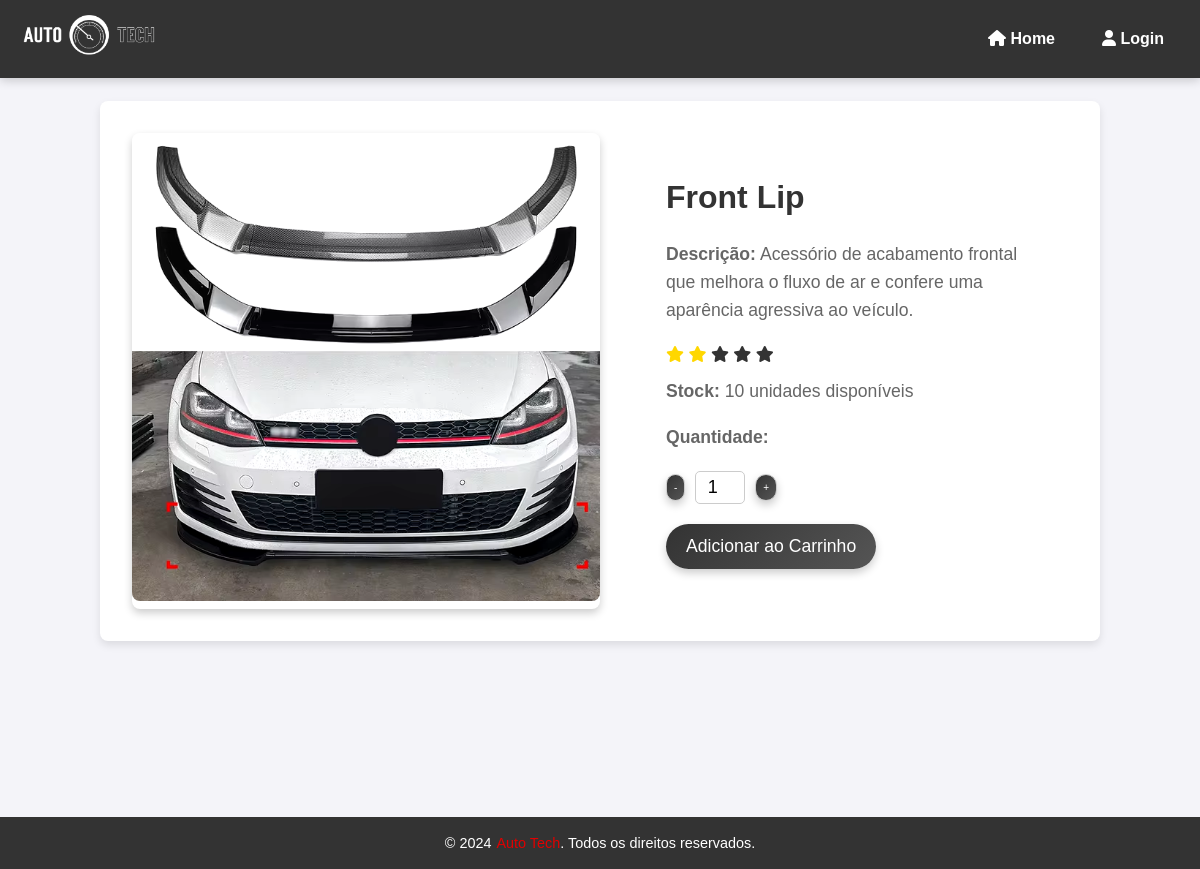
Page /produtos/Front Lip on the committed database.
### main.py (models this page shows)
class Produto(db.Model):
    id = db.Column(db.Integer, primary_key=True)
    nome = db.Column(db.String(64), nullable=False)
    preco = db.Column(db.Float, nullable=False)
    descricao = db.Column(db.String(255))
    stock = db.Column(db.Integer, nullable=False)
    rating = db.Column(db.Integer, nullable=False)

### main.py (the view)
@app.route('/produtos/<string:nome>')
def produto(nome):
    produto_encontrado = Produto.query.filter_by(nome=nome).first()
    if not produto_encontrado:
        return render_template('404.html', name="Produto Não Encontrado"), 404
    return render_template('product-single.html', produto=produto_encontrado, name=nome)

### templates/product-single.html (shortened to what this page needs)
{% extends 'core/base.html' %}
{% block main %}
<main>
    <section class="product-detail">
        <div class="product-image">
            <img src="{{ url_for('static', filename='images/' + produto.nome + '.png') }}" alt="{{ produto.nome }}" class="animated fadeInUp">
        </div>
        <div class="details">
            <h2 class="product-name animated fadeInUp">{{ produto.nome }}</h2>
            <p><strong>Descrição:</strong> {{ produto.descricao }}</p>
            <div class="rating">
                {% for i in range(1, 6) %}
                    <span class="fa fa-star {% if produto['rating'] >= i %}checked{% endif %}"></span>
                {% endfor %}
            </div>
            <p><strong>Stock:</strong> {{ produto.stock }} unidades disponíveis</p>
            <p><strong>Quantidade:</strong></p>
            <div class="quantity-selector">
                <button class="decrease">-</button>
                <input type="number" value="1" min="1" max="{{ produto.stock }}" id="quantity" class="quantity-input">
                <button class="increase">+</button>
            </div>
            <button class="add-to-cart animated fadeInUp">Adicionar ao Carrinho</button>
        </div>
    </section>
</main>
{% endblock %}

### static/css/style.css (style rules this page uses)
* { margin: 0; padding: 0; box-sizing: border-box; }
.checked { color: orange; }
button { background: linear-gradient(135deg, #333, #555); color: #fff; padding: 12px 20px; border: none; border-radius: 25px; cursor: pointer; font-size: 1em; transition: background-color 0.3s ease, transform 0.3s ease, box-shadow 0.3s ease; box-shadow: 0 4px 8px rgba(0, 0, 0, 0.2); }
.animated { animation-duration: 1s; animation-timing-function: ease-out; }
.fadeInUp { animation-name: fadeInUp; }
.product-detail { display: flex; justify-content: flex-start !important; align-items: flex-start; padding: 2em; background-color: #fff; border-radius: 8px; box-shadow: 0 4px 8px rgba(0, 0, 0, 0.1); margin: 2em auto; max-width: 1000px !important; width: 100% !important; position: flex; overflow: hidden; }
.product-image { width: 50%; margin-right: 50px; height: auto; border-radius: 8px; box-shadow: 0 4px 8px rgba(0, 0, 0, 0.2); object-fit: cover; }
.details { padding: 1em; max-width: 500px; text-align: left; z-index: 1; }
.product-name { font-size: 2.5em; margin-bottom: 10px; color: #333; }
.rating { margin: 10px 0; }
.checked { color: #FFD700; }
.add-to-cart { background-color: #28a745; color: white; padding: 12px 25px; border: none; border-radius: 5px; font-size: 18px; cursor: pointer; margin-top: 20px; transition: background-color 0.3s; }
.quantity-selector { display: flex; align-items: center; margin-top: 20px; }
.quantity-selector button { font-size: 10px; background-color: #f1f1f1; border: 1px solid #ccc; padding: 7px; cursor: pointer; }
.quantity-selector input { width: 50px; text-align: center; font-size: 18px; margin: 0 10px; padding: 5px; border: 1px solid #ccc; border-radius: 5px; }
.product-detail { display: flex; justify-content: center; align-items: center; padding: 2em; background-color: #fff; border-radius: 8px; box-shadow: 0 4px 8px rgba(0, 0, 0, 0.1); margin: 2em auto; max-width: 800px; }
.product-image img { max-width: 100%; border-radius: 8px; }
.details { padding: 1em; max-width: 400px; text-align: left; }
.details h2 { font-size: 2em; color: #333; margin-bottom: 0.5em; }
.details p { font-size: 1.1em; color: #666; margin-bottom: 1em; }
.add-to-cart { background: linear-gradient(135deg, #333, #555); color: #fff; padding: 12px 20px; border: none; border-radius: 25px; cursor: pointer; font-size: 1.1em; transition: background-color 0.3s ease, transform 0.3s ease, box-shadow 0.3s ease; }
main { flex: 1; }

### rows in the picture
Produto: nome (picture), nome "Front Lip", descricao "Acessório de acabamento frontal que melhora o fluxo de ar e confere uma aparência agressiva ao veículo.", rating 2 (drawn), stock "10"
